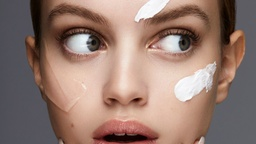
#> input picture CV3/Q3-faces/face1.jpg, 256 x 144 px, shrunk from 1280 x 720 before the run; its folder holds only this picture in this run
$ python ques3c.py
#> lines starting #> are read from the running program, lines starting #| are printed output that depends on the picture; after the words box and inside, x2 and y2 are one past the last pixel; in counts of white or black regions, pixels touching at a corner belong together
import cv2
import math
import glob
import numpy as np

ims=glob.glob('./Q3-faces/*.jpg')
faces=[]
seeds=[]
for i in ims:
	# print(i)
	im=cv2.imread(i)
#> im is the input picture: shape (144, 256, 3); mean B, G, R 111.9, 122, 148.3
	im=cv2.resize(im,(0,0),fx=0.5,fy=0.5)
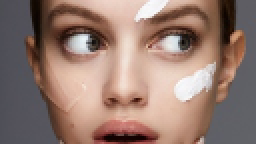
#> im: shape (72, 128, 3) (shown 2 times larger); mean B, G, R 112.1, 122.1, 148.4
	faces.append(im)
	row,col,d = np.shape(im)
#> row = 72; col = 128; d = 3
	seeds.append([int(row/2-3),int(col/2-3)])


finface=None
visited=None
row,col,d=np.shape(faces[0])
finface=np.zeros((row,col))
visited=np.zeros((row,col))

# [13 lines left out: function eucl, not called in this run]

def manh(i1,i2):
	r1=i1[0]
	g1=i1[1]
	b1=i1[2]
	r2=i2[0]
	b2=i2[1]
	g2=i2[2]
	r=abs(r1-r2)
	g=abs(g1-g2)
	b=abs(b1-b2)
	# dist=math.pow(r,2) + math.pow(g,2) + math.pow(b,2)
	dist=r+g+b
	print(dist)
	return dist

# [39 lines left out: functions p, findnear, not called in this run]


def queue(img,seed,thresh):
	queue=[]
	queue.append(seed)
	r,c,d=np.shape(img)
	ff=np.zeros((r,c))
	visi=np.zeros((r,c))
	avg=np.zeros(np.shape(img[0][0]))
	tot=0
	while(len(queue)!=0):
		print(len(queue))
		s=queue.pop(0)
		row=s[0]
		col=s[1]
		ff[row][col]=250
		avg=avg+img[row][col]
		tot=tot+1
		if(visi[row][col]!=-1 and row>0 and col>0 and row<r-2 and col<c-2):
			x = manh(img[row][col],img[row+1][col])
			# print(thresh)
			if(x <= thresh and manh(avg/tot,img[row+1][col]) < thresh):
				print("down")
				queue.append([row+1,col])

			if(manh(img[row][col],img[row-1][col]) <= thresh and manh(avg/tot,img[row-1][col]) < thresh):
				queue.append([row-1,col])
				print("up")

			if(manh(img[row][col],img[row][col+1]) <= thresh and manh(avg/tot,img[row][col+1]) < thresh):
				queue.append([row,col+1])
				print("right")

			if(manh(img[row][col],img[row][col-1]) <= thresh and manh(avg/tot,img[row][col-1]) < thresh):
				queue.append([row,col-1])
				print("left")
		visi[row][col]=-1
	print("done")
	cv2.imwrite("./Q3-faces/img.png",ff.astype(np.uint8))
	# exit(0)


def findface(thresh):
#> called with thresh = 160
	for i in range(1):
		queue(faces[i].astype(np.int32),seeds[i],thresh)
#> this loop made 1 pass
#> (printed output is left out)
#> pass 1, in queue, `cv2.imwrite("./Q3-faces/img.png",ff.astype(np.uint8))`:
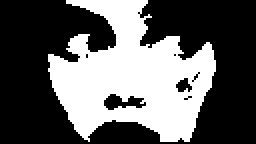
#> saved as img.png: shape (72, 128) (shown 2 times larger); values 0 (black) and 250 (white), 37.8% white; 1 white region, box (x1, y1, x2, y2) and area: (24, 0, 108, 71) 3486
		# [6 lines of commented-out code are left out]

findface(160)

$ run again, on CV3/Q3-faces/face3.jpg
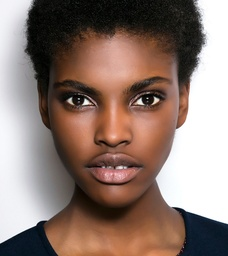
#> input picture CV3/Q3-faces/face3.jpg, 228 x 256 px, shrunk from 712 x 800 before the run
#> im is the input picture: shape (256, 228, 3); mean B, G, R 113.5, 122, 142.3
#> `im=cv2.resize(im,(0,0),fx=0.5,fy=0.5)`:
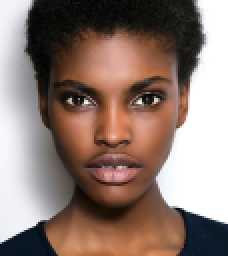
#> im: shape (128, 114, 3) (shown 2 times larger); mean B, G, R 113.6, 122.1, 142.4
#> the loop in findface, `for i in range(1):` made 1 pass
#> (printed output is left out)
#> pass 1, in queue, `cv2.imwrite("./Q3-faces/img.png",ff.astype(np.uint8))`:
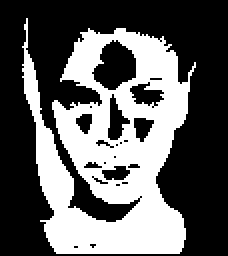
#> saved as img.png: shape (128, 114) (shown 2 times larger); values 0 (black) and 250 (white), 37.9% white; 1 white region, box (x1, y1, x2, y2) and area: (11, 9, 98, 127) 5533

$ run again, on CV3/Q3-faces/face4.jpg
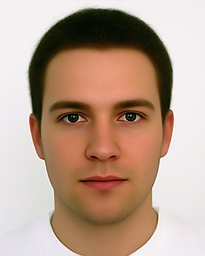
#> input picture CV3/Q3-faces/face4.jpg, 205 x 256 px, shrunk from 320 x 400 before the run
#> im is the input picture: shape (256, 205, 3); mean B, G, R 140.9, 158.1, 184.4
#> `im=cv2.resize(im,(0,0),fx=0.5,fy=0.5)`:
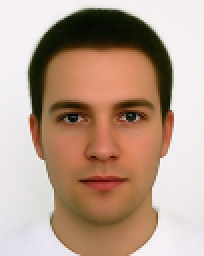
#> im: shape (128, 102, 3) (shown 2 times larger); mean B, G, R 140.6, 157.8, 184.2
#> the loop in findface, `for i in range(1):` made 1 pass
#> (printed output is left out)
#> pass 1, in queue, `cv2.imwrite("./Q3-faces/img.png",ff.astype(np.uint8))`:
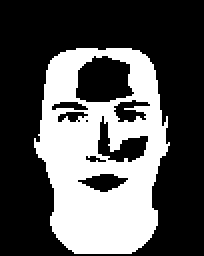
#> saved as img.png: shape (128, 102) (shown 2 times larger); values 0 (black) and 250 (white), 34% white; 1 white region, box (x1, y1, x2, y2) and area: (17, 24, 85, 127) 4444
